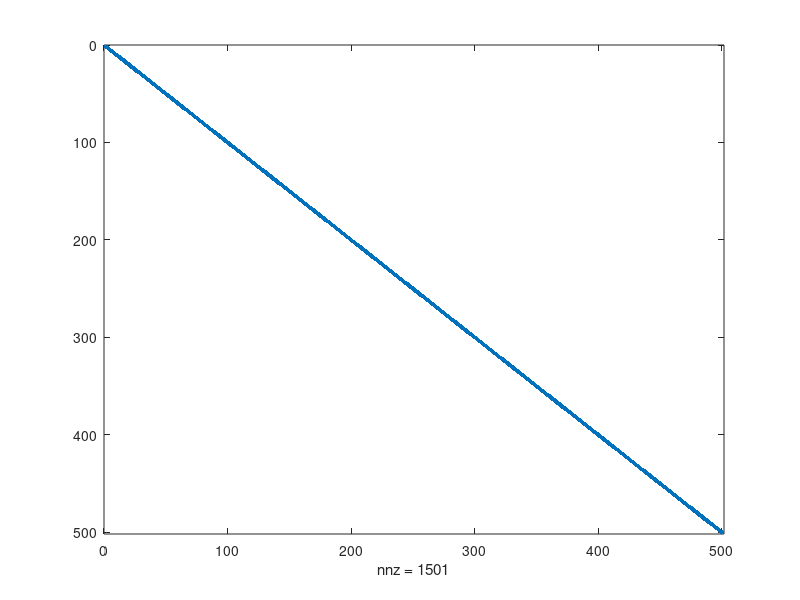

Source code (MATLAB): (Note: this script raises an error after producing the figure.)
%{
The Implicit Method
==========================================
Application: PDE of riksy asset (St) of Wang(1996)'s paper
We want to solve: 2nd-order PDE of S with exogenous state var Y

I use forward and backward approx: SY
- S has an inverse U-shape

- This is the same m-file: ChXX_PDE_S2A.m
----------------------------
Author: Hamilton Galindo Gil
Date:   2023 (March)
Paper base: Wang(1996) 
----------------------------
Book: Heterogeneous Agents in Asset Pricing
Chapter: XX
%}
%=========================================
clear; clc;
close all;
tic;
%% STEP 1: Parameters
% A. Preferences
rho    = 0.1;   % impatience rate in discount factor e^(-rho*t)
lambda = 2/3;   % the weight of agent 1(more RRA, RRA=1) in the RA utility function
b = 4*( (1-lambda)^2 )/lambda^2; % coming from the agent's 1 budget constraint at t=0                 
                 
% B. Exogeneous State Variable Dynamic (Y)
mu      = 0.05; %E[dY/Y]
sigma   = 0.3;  %Volatility term of dY/Y
                                             
%% STEP 2: Discretization 
% A. State space: structured grid
Ymax = 100;   
Ymin = ( (1 + b/(2+sqrt(b)))^2 - 1 )/b;  %consistent with m0=1
I = 500;                % N of points in the grid: I + 1
deltaY = (Ymax-Ymin)/I; % the distance between grid points
  Y = Ymin:deltaY:Ymax; %the vector of the state variable (grid)
% W = [Wmin... Wmax]

%% STEP 3: Preliminary for iteration of s
Smatrix = [];   %storage of s for every iteration

%% STEP 4: INITIAL GUESS of s (for every point of the state var)
% A. Initial guess of "s"
    % Sn = [Sn_1, Sn_2, ..., Sn_I]
    s0 = Y.^0.5; % I tried: exp(Y), it takes 23 iterattion, same results

% B. Initial guess of price function: s0 is a vector
    s = s0;   %S = [S(Y0)  S(Y1) ...        S(YI)]
              %Y   [Y0     Y1        YI-1    YI    ]
        %position  [1      2         I       I+1   ]

%% STEP 5: Iteration of s
maxit= 1000;
crit=10^(-6);  %the criterion to stop iteration and
               %get the solution of "s"
deltat = 1000; %time length (from Achdou et al (2022))

for n=1:maxit
    %% STEP-5.1: Initial point of value function
    S=s;
    Smatrix = [Smatrix; S]; %We save the initial S of every iteration

    %% STEP-5.2: Finite Difference (Forward/Backward Diff Approx & central)
        % A. Forward and Backward Difference
          % Boundaries
                r2 = rho + 0.5*mu - ((1+0.5)/2)*sigma^2;
                bS_upper = r2 - mu + 0.5*sigma^2;

            Slower = (Ymin-deltaY)/rho;
            Supper = (Ymax+deltaY)/bS_upper;

          % S: forward difference (SY)                  
            %dSf  = [(S(2:end) - S(1:end-1))/deltaY 0];
            dSf  = [(S(2:end) - S(1:end-1))/deltaY (Supper - S(end))/deltaY];
            % Boundary nodes (Ymax): dSf(I+1,:) = 0
                             % we will use it since we do not backward
                             % ghost node: S(I+2)
          
          % S: backward difference (SY)                        
            %dSb  = [0 (S(2:end) - S(1:end-1))/deltaY];
            dSb  = [(S(1) - Slower)/deltaY (S(2:end) - S(1:end-1))/deltaY];
            % Boundary nodes (Ymin): dSb(1,:) = 0
                             % it will never be used
                             % because at Ymin we use forward
                             % ghost node: S(0)

          % Central difference (SYY)
             %ddSYY = [(S(2) - S(1))/deltaY^2,...
             %       (S(3:end) - 2*S(2:end-1) + S(1:end-2))/deltaY^2,...
             %       (-S(end) + S(end-1))/deltaY^2 ];
             ddSYY = [(S(2) - 2*S(1) + Slower)/deltaY^2,...
                    (S(3:end) - 2*S(2:end-1) + S(1:end-2))/deltaY^2,...
                    (Supper -2*S(end) + S(end-1))/deltaY^2 ];
                          
    %% STEP-5.3: Upwind scheme                    
       % A. Implementation of "eta", "psi", and "r"
         %aux
         eta = 2*(1+b*Y - sqrt(1+b*Y));
         %psi (- Sharpe ratio)
         psi = -sigma*b*Y./eta;
         %r
         r = rho + (mu.*Y).*(b./eta)...
             - (1/2).*( (sigma*Y).^2 ).*(b).*( (3*b - b.*(1+b.*Y).^(-0.5) )./(eta.^2) );

       % B. Implementation of Upwind Scheme 
         % (B.1) bi: coefficient
            bcoef = -Y.*(mu + psi.*sigma); %row vector

         % (B.2) Indicator Functions
            % dS_upwind makes a choice of forward or backward differences based on
            % based on the sign of the drift (capital):
            If = bcoef > 0; %positive drift --> forward difference
            Ib = bcoef < 0; %negative drift --> backward difference: 
                          %Ib is a logic vector: zeros and ones: 
                          %1 means "true"
            I0 = (1-If-Ib); %when b=0 

         % (B.3) Boundaries conditions   
          % To be sure that in Wmin we will use Backward
             If(1)=0; Ib(1)=1; I0(1)=0;
          % To be sure that in W(I+1) we will use Forward
             If(end)=1; Ib(end)=0; I0(end)=0;
          % Already taken care of automatically
                  
         % (B.4) The first derivative with Upwind scheme            
            SY_Upwind = dSf.*If + dSb.*Ib + dSf.*I0;
            
            %storage of "b" for every "i (grid)"
                b_Upwind  = bcoef.*If  + bcoef.*Ib;      
      
            %check
                check = [Y'     dSf'    dSb' ...
                         ddSYY' bcoef'  If'...
                         Ib'    I0'     SY_Upwind'];         
         
    %% STEP-5.4: Discretization of Price Equation
       % Implicit method: 
       % We need to construct a matrix

       % A. Coefficients (column vectors)        
        X = - min(bcoef',0)/deltaY -(1/2)*( (sigma.*Y').^2 )/deltaY^2;
        H =   min(bcoef',0)/deltaY - max(bcoef',0)/deltaY + ((sigma.*Y').^2)/deltaY^2; 
        Z =   max(bcoef',0)/deltaY - (1/2)*((sigma.*Y').^2)/deltaY^2;
        
       % B. Matrix of coefficients: "A"        
        % Up Diagonal (Z)
            updiag = [ 0; Z(1:end-1)]; % spdiags counts since the 2nd position
        % Central Diagonal (H)
            centdiag = H;
        % Down Diagonal (X)
            lowdiag = [ X(2:end); 0 ];    
        % An    
            An = spdiags([lowdiag centdiag updiag], -1:1, I+1, I+1);
            
        % See the diagonal matrix XYZ
            spy(An)
        
            %{ 
            look at this example to undertand how "spdiags" works
            ZZL = [1 2 3]'
            ZZC = [-1 -1 -1]'
            ZZU = [4 5 6]'
            
            ZZZ = spdiags([ZZL ZZC ZZU], -1:1, 3,3)
            %}

       % C. Left hand matrix: "B" 
        R = diag(r);
        B = (1/deltat)*speye(I+1) - R - An;
        
       % D. Right-hand matrix: "bn" (column vector)
        bn = -Y' + (1/deltat)*S' ;

       % E. Solve the system of equation: finding S^n+1        
        S = B\bn; % column vector 
            
    %% STEP-5.5: Update of the value function        
        Schange = S - s';  % since we have "S", we calculate "Schange"
        s = S';            % the "new initial guess"

    %% STEP-5.6: The optimal value function
        %We use the "Absolute-value norm" 
        %We can use others: e.g., Euclidean norm        
        dist(n) = max(abs(Schange));
        if dist(n)<crit %crit=10^(-6)
            disp('Value Function Converged, Iteration = ')
            disp(n)
            break
        end
        
    % To know in what "iteration" we are
    disp(n)                  
end
toc;

%% Policy functions
t=0;      %Analysis at t=0
T = 100;

% Optimal consumption (Pareto optimality) and Sharing rule
c1 = (2/b)*( sqrt(1 + b*Y) - 1 );
c2 = Y - c1;

% The Stochastic Discount Factor
% Eq: dm = -r*m*dt + psi*m*dZ
m = (b/(2 + sqrt(b)))*( (exp(-rho*t))./(sqrt(1+b.*Y) - 1) );

% Stock volatility
sigmat = sigma*Y.*dSf./S';

% Optimal portfolio: agent 1
w11 = -psi./sigmat; % risky asset in his portfolio

% Wealth (t=0, T=100) 
gt = -( 2/(rho*(2+sqrt(b))) )*(exp(-rho*T) - exp(-rho*t));
W1 = gt.*m.^(-1); % wealth of agent 1
W2 = S' - W1;      % wealth of agent 2

% N of shares
N11 = w11.*W1./S'; % fraction of 1share held by agent1
N21 = 1 - N11; % fraction of 1share held by agent2

% Optimal portfolio: agent 2
w21 = S'.*N21./W2;

%NB = amount of money invested in the riskless asset
NB1 = W1 - N11.*S'; %agent1 (RRA = 1)
                    % NB1>0 : lender : buy riskless assets
NB2 = W2 - N21.*S'; %agent2 (RRA = 1/2)
                    % NB2<0 : borrower : sell riskless assets (leverage)
% expected rate of return
beta = r - psi.*sigmat;

% Price-Dividend Ratio
pd = S./Y';
w = c1./Y;   % relative consumption

%% Graphs (policy function)

% Plot (Fig 0)
figure('Name','Asset Price: S')
yyaxis left
plot(Y,S)

yyaxis right
plot(Y, bcoef)

legend('S', 'bcoef')
title('S')
xlabel('Endowment (Y)')


% choose the end
tend = 200;
tinit = 10;

% Plot (Fig 1)
figure('Name','Fig1')
subplot(2,2,1)
plot(Y(tinit:tend),c1(tinit:tend),'r:',...
     Y(tinit:tend),c2(tinit:tend),'b--','LineWidth', 1.5);
xlabel('Endowment (Y)')
titlestr = strcat('Endowment and Optimal Consumption','($\lambda$=',num2str(lambda),')');
title(titlestr,'interpreter','latex')
legend('c_1 (RRA=1)', 'c_2 (RRA=1/2)')
grid;

subplot(2,2,2)
plot(Y(tinit:tend),S(tinit:tend),'k',...
     Y(tinit:tend),W1(tinit:tend),'r:',...
     Y(tinit:tend),W2(tinit:tend),'b--','LineWidth', 1.5);
xlabel('Endowment (Y)')
title('Asset Price and Wealth')
legend('Asset Price (S)','Wealth of Agent 1','Wealth of Agent 2')
grid;

subplot(2,2,3)
plot(Y(tinit:tend),r(tinit:tend),'k',...
     Y(tinit:tend),-psi(tinit:tend),'r:',...
     Y(tinit:tend),beta(tinit:tend),'b--','LineWidth', 1.5);
xlabel('Endowment (Y)')
title('Asset Prices I')
legend('Interest Rate (r)', 'Price of Risk (-\psi)', 'Expected Rate of Return (\beta)')
grid;

subplot(2,2,4)
plot(Y(tinit:tend),m(tinit:tend),'r:',...
     Y(tinit:tend),sigmat(tinit:tend),'b--','LineWidth', 1.5);
xlabel('Endowment (Y)')
title('Asset Prices II')
legend('Stochastic Discount Factor (m)', 'Stock Volatility (\sigma_t)')
grid;


% Plot (Fig 2: N of shares)
figure('Name','Fig2')
subplot(2,2,1)
plot(Y(tinit:tend),N11(tinit:tend),'r:',...
     Y(tinit:tend),N21(tinit:tend),'b--',...
    'LineWidth', 1.5);
xlabel('Endowment (Y)')
titlestr1 = strcat('Riksy Asset Shares', '($\lambda$=',num2str(lambda),')');
title(titlestr1,'Interpreter','latex')
legend('N_1^{(1)}', 'N_2^{(1)}')
grid;

subplot(2,2,2)
plot(Y(tinit:tend),NB1(tinit:tend),'r:',...
     Y(tinit:tend),NB2(tinit:tend),'b--',...
    'LineWidth', 1.5);
xlabel('Endowment (Y)')
title('Money invested in riskless asset')
legend('B*N_1^{(2)}', 'B*N_2^{(2)}')
grid;

subplot(2,2,3)
plot(Y(tinit:tend), w11(tinit:tend),'r:',......
     Y(tinit:tend), w21(tinit:tend),'b--','LineWidth', 1.5);
xlabel('Endowment (Y)')
title('Optimal Portfolio: risky asset')
legend('\omega_1^{(1)}','\omega_2^{(1)}')
grid;

subplot(2,2,4)
%plot(Y(tinit:tend), pd(tinit:tend),'LineWidth', 1.5);
plot(Y, pd,'LineWidth', 1.5);
xlabel('Endowment (Y)')
title('Price-Dividend Ratio (S/Y)')
%legend('\omega_1^{(1)}','\omega_2^{(1)}')
grid;

%Figure
figure('Name','Fig3')
%subplot(2,2,1)
plot(w(tinit:tend), r(tinit:tend),'LineWidth', 1.5);
xlabel('Relative Consumption of Agent 1 (w = c_1/Y)')
title('r')
%legend('\omega_1^{(1)}','\omega_2^{(1)}')
grid;


%% Saving "S"
Wrong_S = S;
save('Wrong_S.mat','Wrong_S')   % save variable in the output.mat file